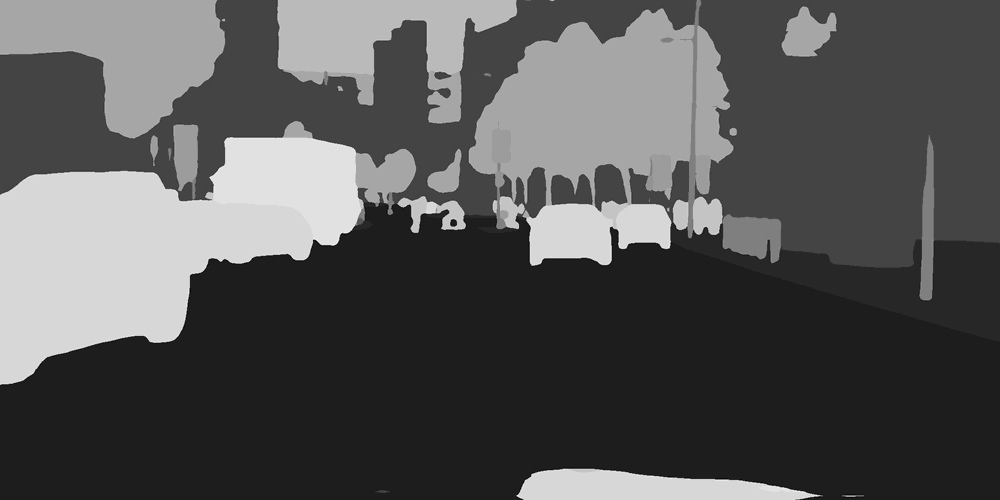
#> input picture Cityscapes_car2building/test_label/stuttgart_00_000000_000001_leftImg8bit.png, 1000 x 500 px, shrunk from 2048 x 1024 before the run; its folder holds 4 pictures in this run
$ python change_labels2.py
#> lines starting #> are read from the running program, lines starting #| are printed output that depends on the picture
# change buildings to sky
# change benz to road
from PIL import Image
from os import listdir
# from os.path import isfile, join

# car: 26
# building: 11
# benz: 2
# road: 7
# sky: 23
# tree: 21

# car: 26       1,0,140
# building: 11  70,70,70
# benz: 2       0,0,0
# road: 7       129,63,125
# sky: 23       68~70,130,179~180
# lawn: 22      150,250,152
# sidewalk: 8   244,35,232
# sidewalk?:6   81,0,81
# pole: 17      153,153,153 ~158
# other?: 4     0,0,0
# sign: 20      221,221,0
# tree: 21      105,142,36
# ppl:  25      221,22,65
# bicycle: 33   119,11,32
# :        9    250,170,160
# guardrail:13  190,153,153
#           5   111,74,0
#

imgs = []
files = listdir()
for file in files:
	if file.endswith(".png"):
		imgs.append(file)

idx = 0
for im_name in imgs:
	im = Image.open(im_name)
#> im is the input picture: PIL image 1000x500 L; min 4, max 30, mean 12.8
	pix = im.load()

	for i in range(im.size[0]):
		for j in range(im.size[1]):
			if pix[i,j] == 26: # if its car
				pix[i,j] = 11 # make it to building
			elif pix[i,j] == 11: # if its building
				pix[i,j] = 21 # make it to tree
			elif pix[i,j] == 2: # if it is benz
				pix[i,j] = 7 # make it into road

	im.save('changed/%s'%im_name)
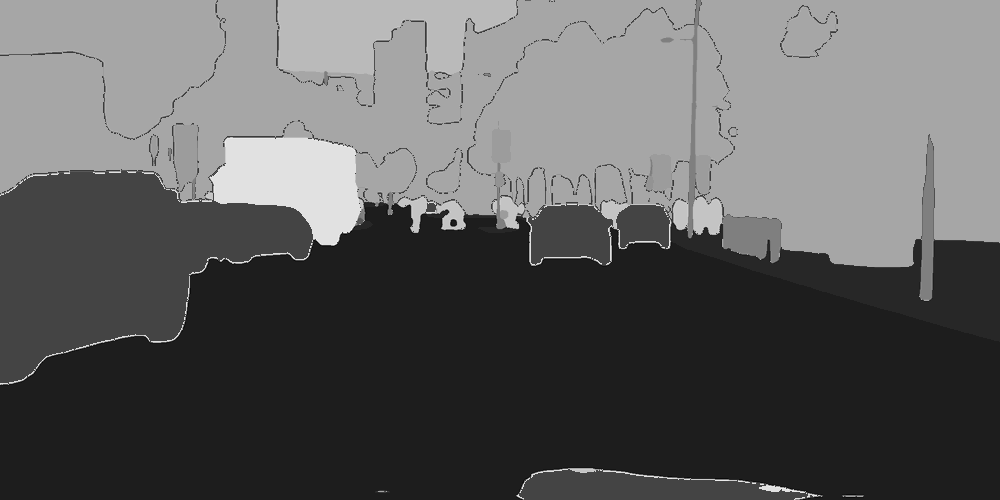
#> saved as stuttgart_00_000000_000001_leftImg8bit.png: PIL image 1000x500 L; min 4, max 30, mean 13.7; drawn with min black and max white
	print("saved as %s"%im_name)
	idx = idx + 1
#> pass 2 of the loop `for im_name in imgs:`:
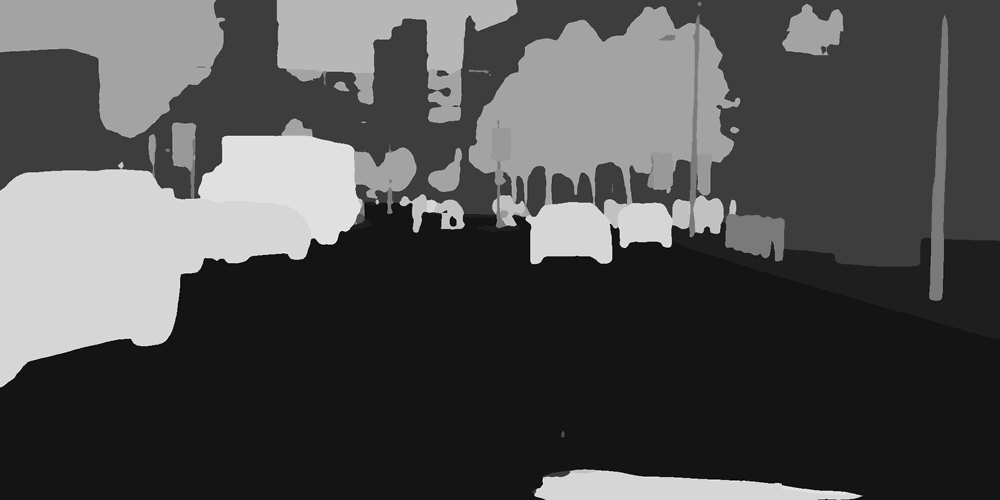
#> input picture Cityscapes_car2building/test_label/stuttgart_00_000000_000002_leftImg8bit.png, 1000 x 500 px, shrunk from 2048 x 1024 before the run
#> im is the input picture: PIL image 1000x500 L; min 5, max 30, mean 12.8
#> `im.save('changed/%s'%im_name)`:
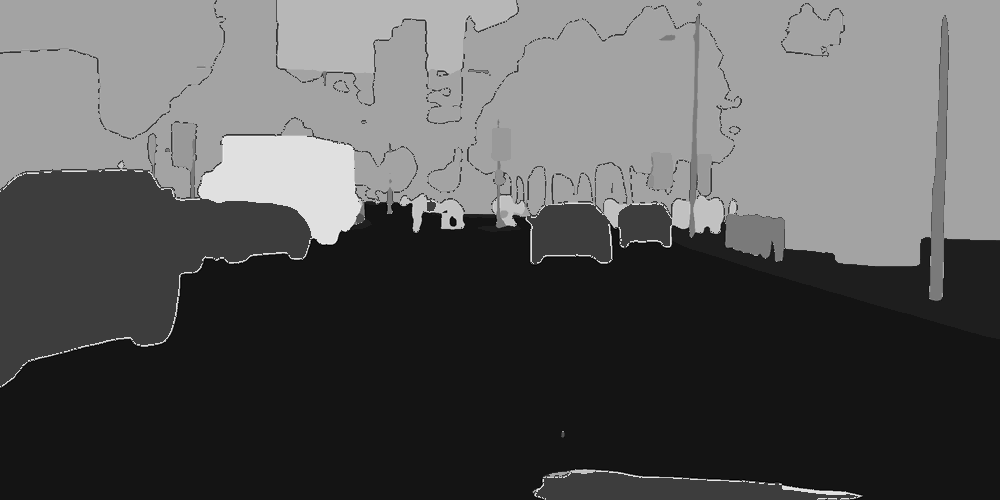
#> saved as stuttgart_00_000000_000002_leftImg8bit.png: PIL image 1000x500 L; min 5, max 30, mean 13.7; drawn with min black and max white
#> pass 3 of the loop `for im_name in imgs:`:
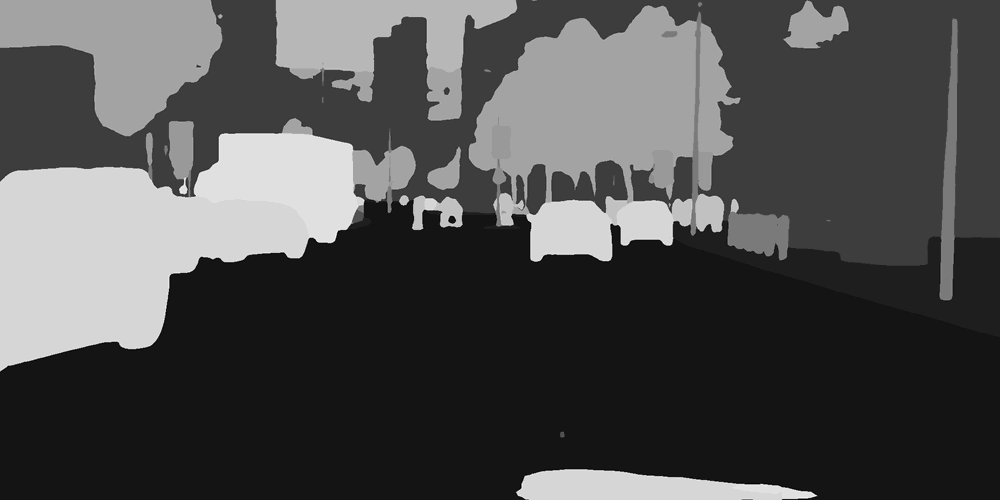
#> input picture Cityscapes_car2building/test_label/stuttgart_00_000000_000003_leftImg8bit.png, 1000 x 500 px, shrunk from 2048 x 1024 before the run
#> im is the input picture: PIL image 1000x500 L; min 5, max 30, mean 12.7
#> `im.save('changed/%s'%im_name)`:
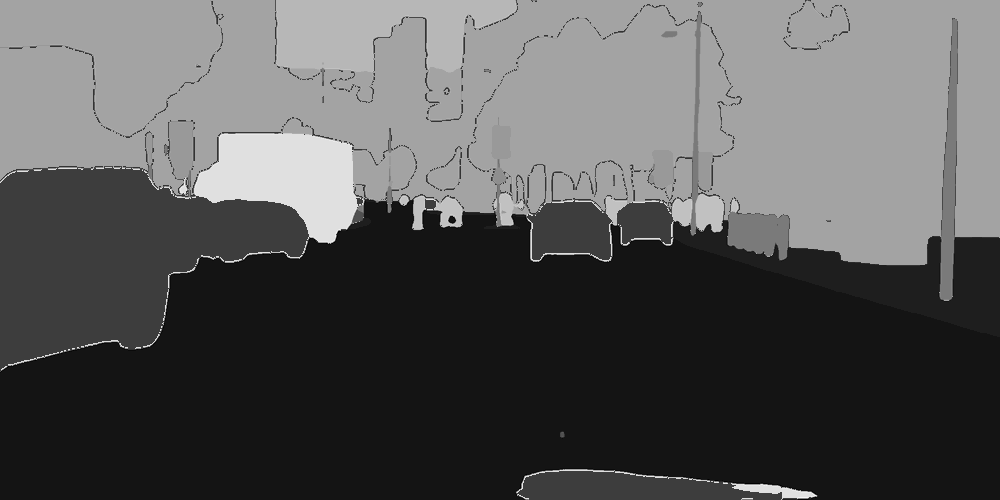
#> saved as stuttgart_00_000000_000003_leftImg8bit.png: PIL image 1000x500 L; min 5, max 30, mean 13.6; drawn with min black and max white
#> the loop made 4 passes; the first 3 are shown
